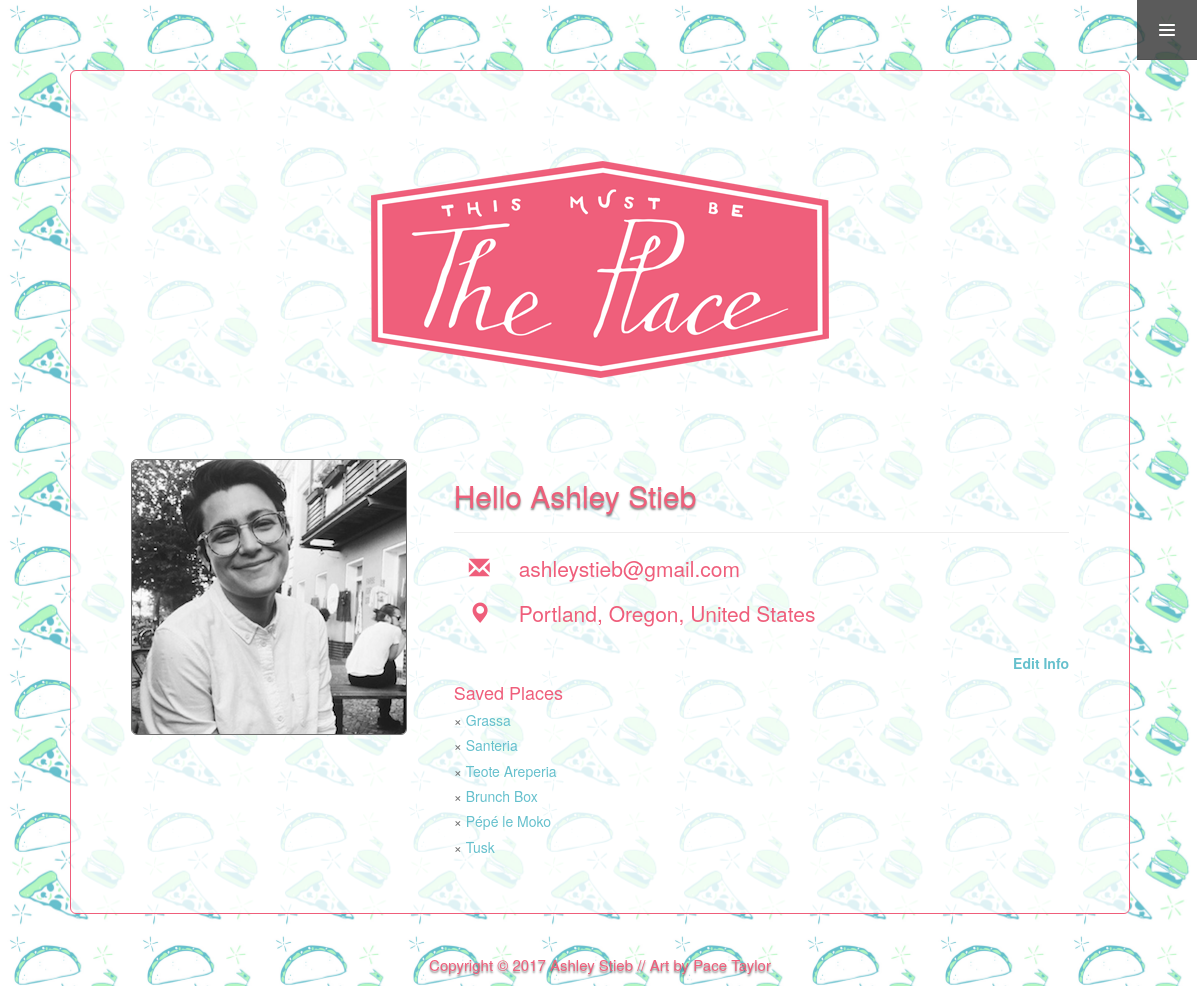
/profile/admin/ (signed in), run on an earlier commit of the app's database.
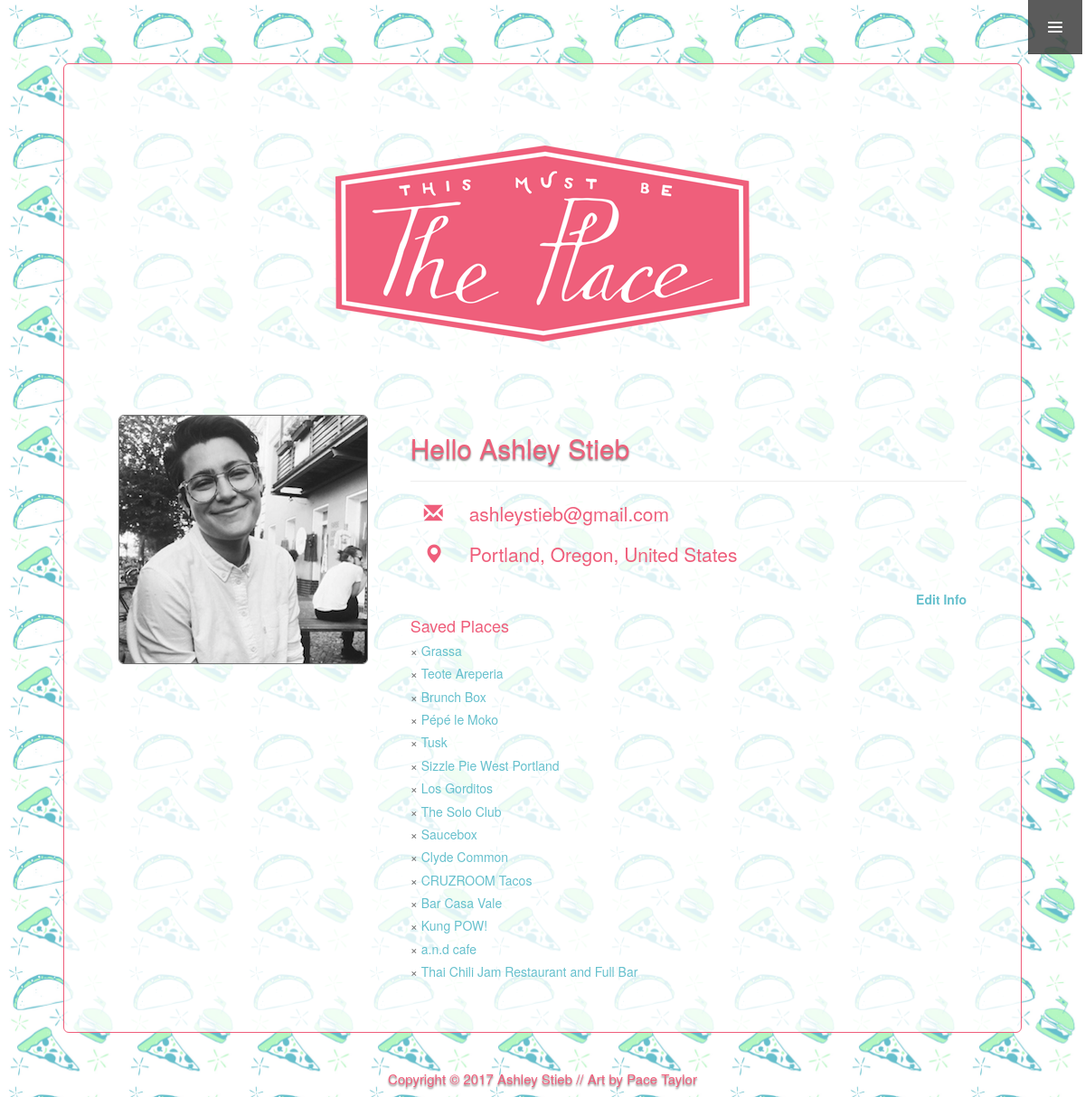
And on a later commit of the database.
### account/models.py (models this page shows, shortened)
class Account(AbstractUser):
    first_name = models.CharField(max_length=30)
    last_name = models.CharField(max_length=30)
    email = models.EmailField(default='name@gmail.com')

class Profile(models.Model):
    user = models.OneToOneField(Account, on_delete=models.CASCADE)
    city = models.CharField(max_length=200)
    state = models.CharField(max_length=200)
    country = models.CharField(max_length=200)
    profile_image = models.ImageField(upload_to='media', default='media/user_default.png')

### restaurant/models.py (models this page shows, shortened)
class Restaurant(models.Model):
    name = models.CharField(max_length=200)
    website = models.CharField(max_length=300)
    user = models.ForeignKey(Account, on_delete=models.CASCADE)

### account/views.py (the view)
# urls.py: url(r'^profile/(?P<username>[\w.@+-]+)/$', profile_view, name='profile'),
@login_required(login_url='/login')
def profile_view(request, username):
    user = get_object_or_404(Account, username=username)
    profile = get_object_or_404(Profile, user=user)
    photo = profile.profile_image.url
    city = profile.city
    state = profile.state
    country = profile.country
    query = Restaurant.objects.all().filter(user=user)
    template = 'profile.html'
    context = {
        'user': user,
        'profile': profile,
        'photo': photo,
        'city': city,
        'state': state,
        'country': country,
        'query': query
    }
    return render(request, template, context)

### templates/profile.html (shortened to what this page needs)
{% extends 'base.html' %}
{% load static %}
{% block head %}
    {{ block.super }}
    <link rel="stylesheet" href="https://maxcdn.bootstrapcdn.com/bootstrap/3.3.7/css/bootstrap.min.css"
>
    <link rel="stylesheet" href="https://maxcdn.bootstrapcdn.com/bootstrap/3.3.7/css/bootstrap-theme.min.css"
>
    <link rel="stylesheet" href="{% static 'css/base.css' %}">
    <link rel="stylesheet" href="{% static 'css/profile.css' %}">
    <link rel="stylesheet" href="{% static 'css/navbar.css' %}">
{% endblock head %}
{% block content %}
    {{ block.super }}
    <div id="fullscreen_bg" class="fullscreen_bg">
    <div class="container">
        <div class="jumbotron">
            <div class="header">
                <img src="/static/img/theplace_logo.png" alt="logo" class="img-responsive center-block">
                <br><br>
            </div>
            <div class="row">
                <div class="col-md-4 col-xs-12 col-sm-4 col-lg-4">
                    <img id='img' src="{{ photo }}" alt="user photo" class="img-responsive img-rounded">
                </div>
                <div class="col-md-8 col-xs-12 col-sm-8 col-lg-8">
                    <div class="name">
                        <h2>Hello {{ user.first_name }} {{ user.last_name }}</h2>
                        <hr>
                    </div>
                    <div id="info">
                        <ul class="container details">
                            <li><p><span class="glyphicon glyphicon-envelope one"
                                         style="width:50px;"></span>{{ user.email }}
                            </p></li>
                            <li><p><span class="glyphicon glyphicon-map-marker one"
                                         style="width:50px;"></span>{{ profile.city }}, {{ profile.state }}, {{ profile.country }}
                            </p>
                            </li>
                        </ul>
                    </div>
                    {% if request.user.is_authenticated and profile.user == request.user %}
                        <div id="edit">
                            <strong><a href="{% url 'edit_profile' username=user.username %}">Edit Info</a></strong>
                        </div>
                    {% endif %}
                    <div id="favorites">
                        <h4>Saved Places</h4>
                    {% if request.user.is_authenticated and profile.user == request.user %}
                        {% for res in query %}
                            <h5>
                                <a id="delete" href="{% url 'delete' res.id %}">&times;</a> <a href="{{ res.website }}" target="_blank">{{ res.name }}</a>
                            </h5>
                        {% endfor %}
                        {% else %}
                        {% for res in query %}
                            <h5>
                                &times; <a href="{{ res.website }}" target="_blank">{{ res.name }}</a>
                            </h5>
                        {% endfor %}
                        {% endif %}
                    </div>
                </div>
            </div>
        </div>
    </div>
    </div>
{% endblock content %}

### templates/base.html (shortened to what this page needs)
{% load static %}
<!DOCTYPE html>
<html lang="en">
<head>
    {% block head %}
        <link rel="stylesheet" href="https://maxcdn.bootstrapcdn.com/bootstrap/3.3.7/css/bootstrap.min.css"
>
        <link rel="stylesheet" href="https://maxcdn.bootstrapcdn.com/bootstrap/3.3.7/css/bootstrap-theme.min.css"
>
        <link rel="stylesheet" href="{% static 'css/navbar.css' %}">
        <link rel="stylesheet" href="{% static 'css/base.css' %}">
    {% endblock head %}
</head>
<body>
{% block content %}
    <nav class="navbar navbar-right navbar-minimal animate" role="navigation">
        <div class="navbar-toggler animate">
            <span class="menu-icon"></span></div>
    </nav>
{% endblock content %}
<footer>
    <p> Copyright © 2017 <a href="https://github.com/ashleystieb" target="_blank">Ashley Stieb</a> // Art by <a href="http://pacetaylor.virb.com/" target="_blank">Pace Taylor</a></p>
</footer>
</body>
</html>

### account/static/css/navbar.css (style rules this page uses)
.animate { -webkit-transition: all 0.3s ease-in-out; -moz-transition: all 0.3s ease-in-out; -o-transition: all 0.3s ease-in-out; -ms-transition: all 0.3s ease-in-out; transition: all 0.3s ease-in-out; }
.navbar-right { position: fixed; top: 0; right: 18px; border-radius: 0; }
.navbar-minimal { width: 60px; min-height: 60px; max-height: 100%; background-color: rgb(51, 51, 51); background-color: rgba(51, 51, 51, 0.8); border-width: 0px; z-index: 1000; }
.navbar-minimal > .navbar-toggler { position: relative; min-height: 60px; border-bottom: 1px solid rgb(81, 81, 81); z-index: 100; cursor: pointer; }
.navbar-minimal > .navbar-toggler > span { position: absolute; top: 50%; right: 50%; margin: -8px -8px 0 0; width: 16px; height: 16px; background-repeat: no-repeat; background-position: 0 0; -webkit-transition: -webkit-transform .3s ease-out 0s; -moz-transition: -moz-transform .3s ease-out 0s; -o-transition: -moz-transform .3s ease-out 0s; -ms-transition: -ms-transform .3s ease-out 0s; transition: transform .3s ease-out 0s; -webkit-transform: rotate(0deg); -moz-transform: rotate(0deg); -o-transform: rotate(0deg); -ms-transform: rotate(0deg); transform: rotate(0deg); }

### account/static/css/base.css (style rules this page uses)
body { background: url('/static/img/theplace_pattern.png'); background-position: fixed; background-attachment: fixed; }
a { color: #66C0CD; text-decoration: none; }
.container { color: #EF5E7B; }
h2 { color: #EF5E7B; text-align: center; text-shadow: 0 2px 2px rgba(0, 0, 0, 0.5); }
.jumbotron { margin: 40px; margin-top: 70px; background-color: rgba(255, 255, 255, 0.8); border: 1px solid #EF5E7B; }
footer { color: #EF5E7B; font-size: 15px; text-align: center; text-shadow: 0 2px 2px rgba(0, 0, 0, 0.5); }
footer a { color: #EF5E7B; text-decoration: none; }

### account/static/css/profile.css (style rules this page uses)
body { background: url('/static/img/theplace_pattern.png'); background-position: fixed; background-attachment: fixed; }
#img { border: 1px solid #717171; }
.details li { list-style: none; }
#edit { text-align: right; }
h2 { color: #EE5F7A; text-align: left; text-shadow: 0 2px 2px rgba(0, 0, 0, 0.5); }
#delete { color: #717171; }

What changed in the data, as far as the page shows it:
removed Restaurant: name "Santeria"
added Restaurant: name "Sizzle Pie West Portland"
added Restaurant: name "Los Gorditos"
added Restaurant: name "The Solo Club"
added Restaurant: name "Saucebox"
added Restaurant: name "Clyde Common"
added Restaurant: name "CRUZROOM Tacos"
added Restaurant: name "Bar Casa Vale"
added Restaurant: name "Kung POW!"
added Restaurant: name "a.n.d cafe"
added Restaurant: name "Thai Chili Jam Restaurant and Full Bar"
